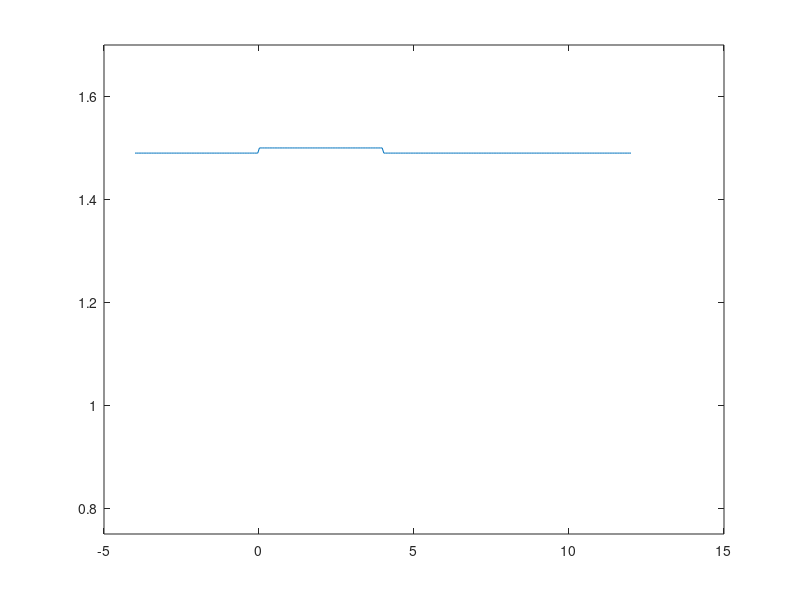

Reproduce this figure in MATLAB. (Note: this script raises an error after producing the figure.)
%  Mody TE i TM w falowodzie skokowym asymetrycznym

clc; clear all;

%-------------------Dlugosc fali swietlnej--------------------------

lambda=7.12; % dlugosc fali [um]
k0=2*pi/lambda; % wartosc wektora falowego

%---------------Wspolczynniki zalamania warstw falowodu-------------

nc = 1.49; epc=nc^2; % pokrycie
nf = 1.5;  epf=nf^2; % film (warstwa prowadzaca)
ns = 1.49; eps_ns=ns^2; % podloze

%---------------Szerokosc falowodu----------------------------------
h = 4; % [um]

%---------------Wykres profilu wspolczynnika zalamania--------------
xmin=-h; xmax=3*h;
N=300;
x=linspace(xmin,xmax,N)';
dx=x(2)-x(1);
n=nc*(x<0)+nf*((x>=0)&(x<=h))+ns*(x>h);
ep=epc*(x<0)+epf*((x>=0)&(x<=h))+eps_ns*(x>h);
ngraf=-10*(x<0)+10*((x>=0)&(x<=h))+-10*(x>h);
figure(1);
plot(x,n);
ylim([0.75 (max(n))+0.2]);
%------------------Wybor modow TE (s = 0) lub TM (s=1)--------------
s=0;
%*******************************************************************

%---------------Tworzenie operatora w postaci macierzowej--------------
p=1/(k0*dx)^2;
ep0=2*ep(1)-ep(2); epN=2*ep(N)-ep(N-1);
epx=[ep0; ep; epN];

a1=0.25*(epx(4:N+2)-epx(2:N))./epx(3:N+1);
a2=0.25*(epx(3:N+1)-epx(1:N-1))./epx(2:N);

A1=p*(ones(N-1,1)+a1*s);
A2=p*(ones(N-1,1)-a2*s);
B=-2*p*ones(N,1)+ep;

L=diag(A1,-1)+diag(B,0)+diag(A2,1);

%---------------Obliczanie wartosci wlasnych i wektorow wlasnych----

[evec, eval]=eig(L);

%-Utworzenie wektora wartosci wlasnych i wyodrebnienie wartosci dla modow prowadzonych

b=diag(eval);
eps_prog = max(eps_ns, epc);   % prog na mod prowadzony: neff > max(ns, nc)
d=b(b>eps_prog,1);
neff=sqrt(d);
D=length(d);

%--------------Wykreslenie wszystkich modow prowadzonych------------

mody=evec(:,b>eps_prog);
%mody=evec(:,(b>epc+0.1)&(b<epc+0.2));
M=max(max(abs(mody)));
mod1=mody(:,1);
figure(2);
plot(x,mody,x,ngraf,'c-',x,0*x,'m--');
ylim([-1.2*M 1.2*M]);

% Budowa legendy z wartosciami neff
leg_str = cell(1, D);
for idx_leg = 1:D
    leg_str{idx_leg} = sprintf('n_{eff,%d} = %.4f', idx_leg-1, neff(idx_leg));
end
legend(leg_str);

%------------Wykres konkretnego modu--------------------------------
% Nr=input('Wprowadz rzad modu m = ');
% figure(3);
% mod=mody(:,D+1-Nr);
% plot(x,mod,x,ngraf,'c-',x,0*x,'m--');
% ylim([-1.2*M 1.2*M]);

%%%%%%%%%%%%%%%%%%%%%%%%%%%%%%%%%%%%%%%%%%%%%%%%%%%%%%%%%%%%%%%%%%%%%%%%%%%
%%                         Wyniki pomiarowe                              %%
%%%%%%%%%%%%%%%%%%%%%%%%%%%%%%%%%%%%%%%%%%%%%%%%%%%%%%%%%%%%%%%%%%%%%%%%%%%
polaryzacja = 'TE';
if s==1
    polaryzacja = 'TM';
end

fprintf('============== Wyniki pomiarowe (mody w falowodzie) ==============\n');
fprintf('Polaryzacja: %s\n', polaryzacja);
fprintf('lambda = %.2f um\n', lambda);
fprintf('nf = %.4f, ns = %.4f, nc = %.4f\n', nf, ns, nc);
fprintf('h   = %.2f um\n', h);
fprintf('k0  = %.4f um^-1\n', k0);
fprintf('V   = %.4f  (V/pi = %.4f)\n', k0*h*sqrt(nf^2-ns^2), k0*h*sqrt(nf^2-ns^2)/pi);
fprintf('----------------------------------------------------------------\n');
fprintf('Liczba modow prowadzonych LM = %d\n', D);
fprintf('Efektywne wspolczynniki zalamania modow:\n');
for idx = 1:D
    fprintf('  mod %d: neff = %.6f\n', idx-1, neff(idx));
end
fprintf('================================================================\n');


%%%%%%%%%%%%%%%%%%%%%%%%%%%%%%%%%%%%%%%%%%%%%%%%%%%%%%%%%%%%%%%%%%%%%%%%%%%
%%     OPCJONALNIE: pomiary dla wielu dlugosci fali (odkomentuj)        %%
%%%%%%%%%%%%%%%%%%%%%%%%%%%%%%%%%%%%%%%%%%%%%%%%%%%%%%%%%%%%%%%%%%%%%%%%%%%
% Aby wypelnic tabele w karcie pomiarowej, odkomentuj ponizszy blok.
% Uruchom najpierw dla falowodu symetrycznego (nc=ns), potem zmien nc
% i uruchom ponownie dla niesymetrycznego.
%
% fprintf('\n\n========== Tabela LM(lambda) ==========\n');
% fprintf('Typ falowodu: ');
% if abs(nc-ns) < 1e-6
%     fprintf('SYMETRYCZNY (nc = ns = %.2f)\n', ns);
% else
%     fprintf('NIESYMETRYCZNY (nc = %.2f, ns = %.2f)\n', nc, ns);
% end
% fprintf('nf = %.2f, h = %.2f um\n', nf, h);
% fprintf('-----------------------------------------\n');
% fprintf('lambda [um] | LM | neff modow\n');
% fprintf('-----------------------------------------\n');
% lambda_vals = [1.5, 1.4, 1.3, 1.2, 1.1, 1.0, 0.9, 0.8, 0.7, 0.6, 0.5, 0.4];
% for lambda_sweep = lambda_vals
%     k0_s = 2*pi/lambda_sweep;
%     p_s = 1/(k0_s*dx)^2;
%     A1_s = p_s*(ones(N-1,1)+a1*s);
%     A2_s = p_s*(ones(N-1,1)-a2*s);
%     B_s = -2*p_s*ones(N,1)+ep;
%     L_s = diag(A1_s,-1)+diag(B_s,0)+diag(A2_s,1);
%     b_s = diag(eig(L_s));
%     d_s = b_s(b_s>eps_prog,1);
%     neff_s = sqrt(d_s);
%     LM_s = length(d_s);
%     fprintf('  %.1f       | %2d  |', lambda_sweep, LM_s);
%     for idx = 1:LM_s
%         fprintf(' %.5f', neff_s(idx));
%     end
%     fprintf('\n');
% end
% fprintf('-----------------------------------------\n');
